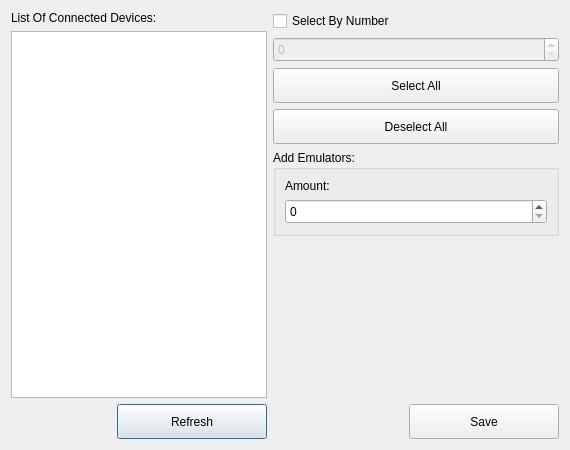
<?xml version="1.0" encoding="UTF-8"?>
<ui version="4.0">
 <class>AddDevice</class>
 <widget class="QDialog" name="AddDevice">
  <property name="geometry">
   <rect>
    <x>0</x>
    <y>0</y>
    <width>570</width>
    <height>450</height>
   </rect>
  </property>
  <property name="maximumSize">
   <size>
    <width>570</width>
    <height>450</height>
   </size>
  </property>
  <property name="windowTitle">
   <string>Add Devices</string>
  </property>
  <property name="styleSheet">
   <string notr="true">font: 57 10pt &quot;Yu Gothic Medium&quot;;</string>
  </property>
  <layout class="QHBoxLayout" name="horizontalLayout" stretch="0,1">
   <item>
    <layout class="QVBoxLayout" name="verticalLayout">
     <item>
      <widget class="QLabel" name="label">
       <property name="text">
        <string>List Of Connected Devices:</string>
       </property>
      </widget>
     </item>
     <item>
      <widget class="QListWidget" name="devices">
       <property name="maximumSize">
        <size>
         <width>270</width>
         <height>16777215</height>
        </size>
       </property>
      </widget>
     </item>
     <item alignment="Qt::AlignRight">
      <widget class="QPushButton" name="refresh">
       <property name="minimumSize">
        <size>
         <width>150</width>
         <height>35</height>
        </size>
       </property>
       <property name="text">
        <string>Refresh</string>
       </property>
      </widget>
     </item>
    </layout>
   </item>
   <item>
    <layout class="QVBoxLayout" name="verticalLayout_2">
     <item>
      <widget class="QCheckBox" name="select_by_number">
       <property name="text">
        <string>Select By Number</string>
       </property>
      </widget>
     </item>
     <item>
      <widget class="QSpinBox" name="number">
       <property name="enabled">
        <bool>false</bool>
       </property>
       <property name="minimumSize">
        <size>
         <width>0</width>
         <height>25</height>
        </size>
       </property>
      </widget>
     </item>
     <item>
      <widget class="QPushButton" name="select_all">
       <property name="minimumSize">
        <size>
         <width>150</width>
         <height>35</height>
        </size>
       </property>
       <property name="text">
        <string>Select All</string>
       </property>
      </widget>
     </item>
     <item>
      <widget class="QPushButton" name="deselect_all">
       <property name="minimumSize">
        <size>
         <width>150</width>
         <height>35</height>
        </size>
       </property>
       <property name="text">
        <string>Deselect All</string>
       </property>
      </widget>
     </item>
     <item>
      <widget class="QGroupBox" name="groupBox">
       <property name="title">
        <string>Add Emulators:</string>
       </property>
       <layout class="QVBoxLayout" name="verticalLayout_3">
        <item>
         <widget class="QLabel" name="label_2">
          <property name="text">
           <string>Amount:</string>
          </property>
         </widget>
        </item>
        <item>
         <widget class="QSpinBox" name="emus">
          <property name="enabled">
           <bool>true</bool>
          </property>
          <property name="minimumSize">
           <size>
            <width>0</width>
            <height>25</height>
           </size>
          </property>
          <property name="minimum">
           <number>0</number>
          </property>
          <property name="maximum">
           <number>1000000000</number>
          </property>
          <property name="value">
           <number>0</number>
          </property>
         </widget>
        </item>
       </layout>
      </widget>
     </item>
     <item>
      <spacer name="verticalSpacer">
       <property name="orientation">
        <enum>Qt::Vertical</enum>
       </property>
       <property name="sizeHint" stdset="0">
        <size>
         <width>20</width>
         <height>40</height>
        </size>
       </property>
      </spacer>
     </item>
     <item alignment="Qt::AlignRight">
      <widget class="QPushButton" name="save">
       <property name="minimumSize">
        <size>
         <width>150</width>
         <height>35</height>
        </size>
       </property>
       <property name="text">
        <string>Save</string>
       </property>
      </widget>
     </item>
    </layout>
   </item>
  </layout>
 </widget>
 <resources/>
 <connections/>
</ui>
